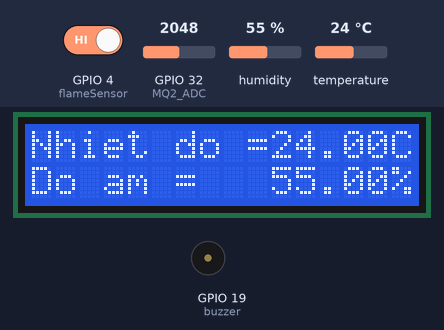
The sketch below on a simulated ESP32. Shown: 16×2 character LCD, buzzer (waves = sounding, pin HIGH). The test bench sets the inputs (shaded band); at power-on: GPIO 32 (MQ2_ADC) = 2048, GPIO 4 (flameSensor) HIGH, humidity 55 %, temperature 24 °C. WiFi joins after 1.5 s; servers stay silent unless stated; what the sketch prints to the serial monitor is not drawn.

Above: at 3.7 s.
3.8 s: GPIO 32 (MQ2_ADC) set to 2170
6.4 s: GPIO 32 (MQ2_ADC) set to 2250
At 8.2 s:
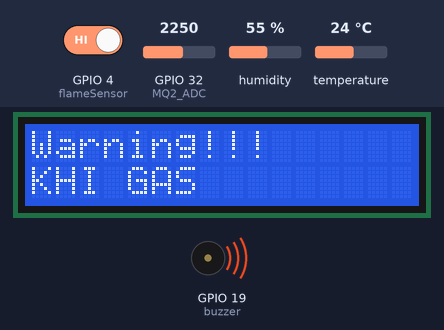
13.7 s: GPIO 4 (flameSensor) driven LOW
At 15.6 s:
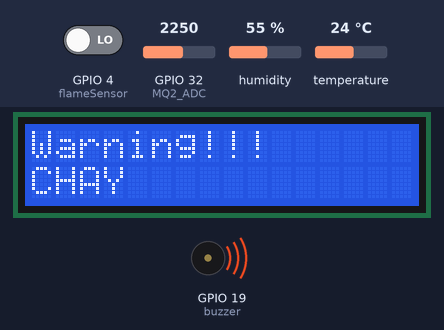
21.1 s: humidity set to 22 %
At 21.9 s:
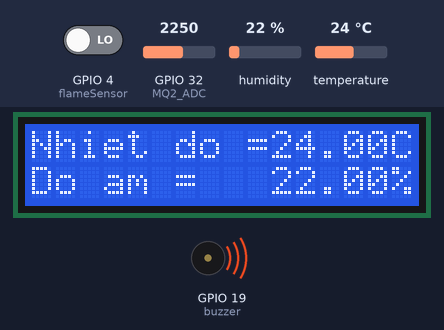
23.8 s: temperature set to 12 °C
At 25.7 s:
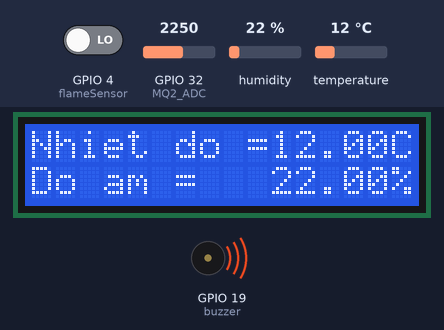
27.5 s: GPIO 32 (MQ2_ADC) set to 2160
At 31.2 s:
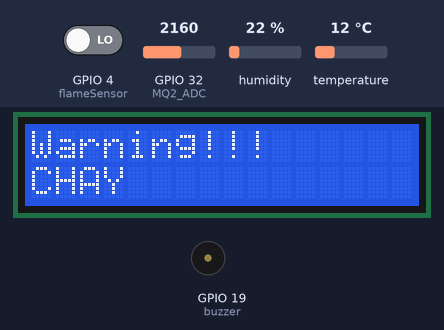
Timing chart, 0 to 36.5 s (numbered marks = the images above; inputs shaded):
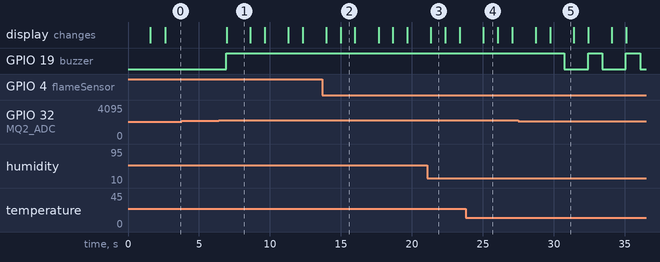

Measured:
- the behaviour switches between 2200 and 2201 on GPIO 32 (MQ2_ADC) (found by bisection; images 0 and 1)
- after the input at 3.8 s, every drawn part: stays the same
- after the input at 6.4 s, GPIO 19 (buzzer): LOW → HIGH after 0.52 s; the display: changes after 0.54 s (image 1)
- after the input at 13.7 s, the display: first differs from a run without the input after 1.3 s (image 2)
- after the input at 27.5 s, GPIO 19 (buzzer): alternates HIGH for 1.0 s and LOW for 1.7 s, starting after 3.3 s
- what the display in image 1 shows lasts 1.7 s, from 6.9 s to 8.6 s
- what the display in image 2 shows lasts 1.0 s, from 15.0 s to 16.0 s

The sketch:

baochayFinal.ino
```cpp
#include <DHT.h>
#include <Wire.h>
 #include <WiFi.h>
#include <LiquidCrystal_I2C.h>
#include <FirebaseESP32.h>

#define WIFI_SSID "Pangliang"
#define WIFI_PASSWORD "11111111"

#define FIREBASE_HOST "https://iotapp-fb613-default-rtdb.firebaseio.com/"
#define FIREBASE_AUTH "LRu9RGhS0s3S0KHls18lExTyBmUzXefS9CeiwnR7"

#define flameSensor 4
#define buzzer 19
#define MQ2_ADC 32
#define MQ2 14


#define DHT11PIN 16

DHT dht(DHT11PIN, DHT11);
LiquidCrystal_I2C lcd(0x27, 16, 2);
FirebaseData firebaseData;

void setup_wifi(){
  WiFi.begin(WIFI_SSID, WIFI_PASSWORD);
  Serial.println("connecting...");
  while(WiFi.status() != WL_CONNECTED){
    Serial.print(".");
    delay(100);
  }
  Serial.print("IP WiFi: ");
  Serial.println(WiFi.localIP());
}

void setup()
{
  /* Start the DHT11 Sensor */
  Serial.begin(115200);
  setup_wifi();

  Firebase.begin(FIREBASE_HOST, FIREBASE_AUTH);
  Firebase.reconnectWiFi(true);

  dht.begin();
  lcd.init();
  lcd.backlight();
  delay(1000);
  lcd.clear();

  pinMode(flameSensor,INPUT);
  pinMode(buzzer,OUTPUT);

  pinMode(MQ2, INPUT);
  pinMode(MQ2_ADC, INPUT);

}

void loop()
{
  float humi = dht.readHumidity();
  float temp = dht.readTemperature();
  lcd.clear();
  lcd.setCursor(0,0);
  lcd.print("Nhiet do = ");
  // lcd.write(0);
  lcd.setCursor(10,0);
  lcd.print(temp);
  lcd.print("C");
  lcd.setCursor(0,1);
  lcd.print("Do am = ");
  lcd.setCursor(10,1);
  lcd.print(humi);
  lcd.print("%");
  delay(1000);
  Serial.print("Do am: ");
  Serial.println(humi);
  Serial.print("Nhiet do: ");
  Serial.println(temp);
  float sensorMq2 = analogRead(MQ2_ADC);

  int sensorVal = digitalRead(flameSensor);
  int setdataSensorVal= !sensorVal;
  float setDataGas;
  Serial.println(sensorVal);
  if (sensorVal == LOW) {
      Serial.println("co chay");
      digitalWrite(buzzer,HIGH);
      lcd.clear();
      lcd.setCursor(0,0);
      lcd.print("Warning!!!");
      lcd.setCursor(0,1);
      lcd.print("CHAY");
      delay(1000);
    } else {
      Serial.println("khong chay");
      digitalWrite(buzzer,LOW);


    }
  Serial.println(sensorMq2);
  if (sensorMq2 > 2200) {
      Serial.println("co khi gas");
      setDataGas = 1;
      digitalWrite(buzzer,HIGH);

      lcd.clear();
      lcd.setCursor(0,0);
      lcd.print("Warning!!!");
      lcd.setCursor(0,1);
      lcd.print("KHI GAS");
      delay(1000);


    } else {
      setDataGas = 0;
      digitalWrite(buzzer,LOW);
    }


  Firebase.setFloat(firebaseData,"baochay/humi", humi );

  Firebase.setFloat(firebaseData,"baochay/temp", temp );

  Firebase.setFloat(firebaseData,"baochay/flame", setdataSensorVal );

  Firebase.setFloat(firebaseData,"baochay/gas", setDataGas );

}
```
